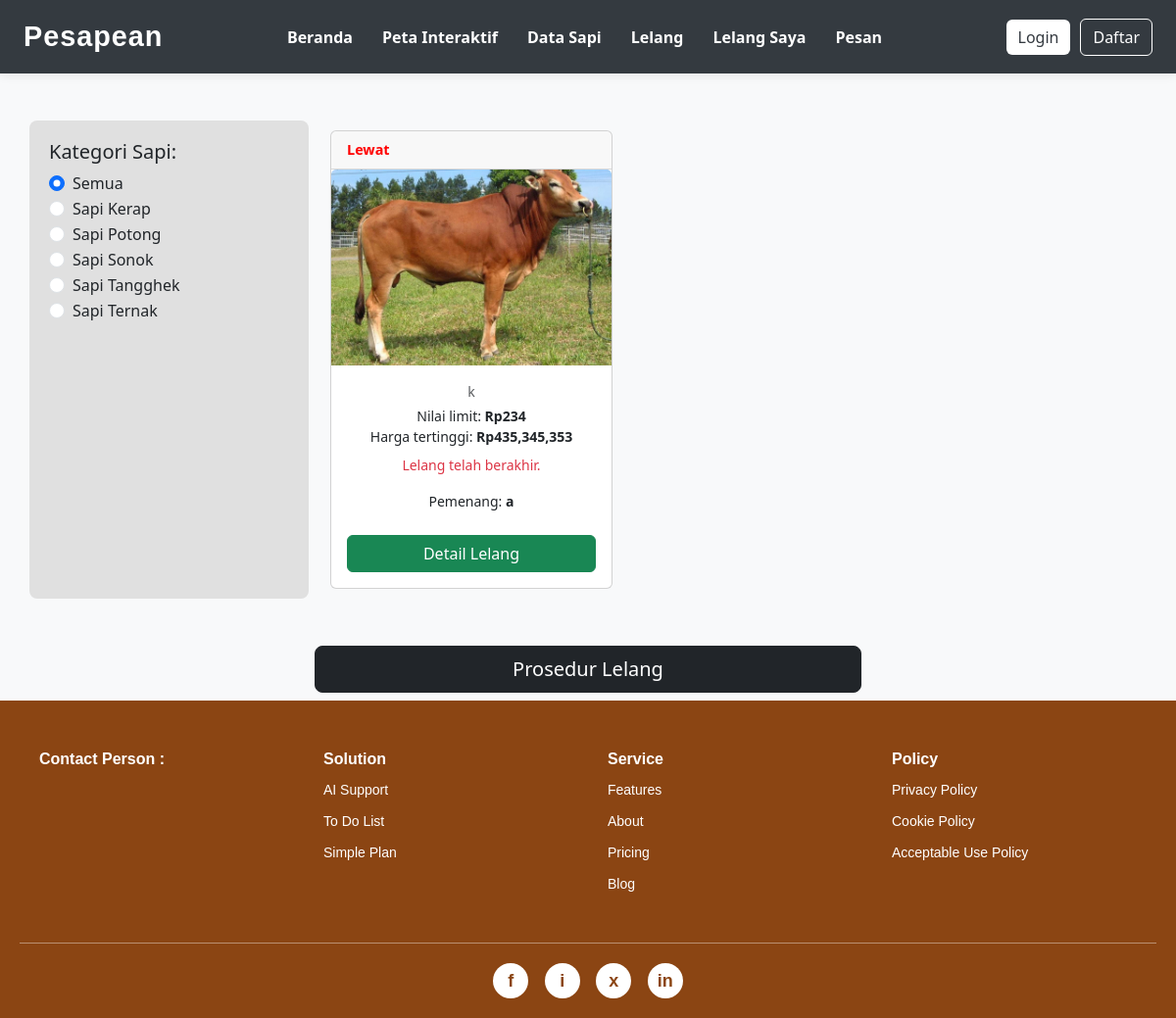
/pembeli/lelang.php, run on the app's committed database.
### tables this page shows
CREATE TABLE `macamsapi` (
  `id_macamSapi` int NOT NULL,
  `name` varchar(100) DEFAULT NULL
);

CREATE TABLE `data_sapi` (
  `id_sapi` int NOT NULL,
  `id_macamSapi` int DEFAULT NULL,
  `foto_sapi` varchar(255) DEFAULT NULL,
  `harga_sapi` int DEFAULT NULL,
  `nama_pemilik` varchar(100) DEFAULT NULL,
  `alamat_pemilik` varchar(255) DEFAULT NULL,
  `nomor_pemilik` varchar(20) DEFAULT NULL,
  `email_pemilik` varchar(100) DEFAULT NULL,
  `createdAt` datetime DEFAULT NULL,
  `updatedAt` datetime DEFAULT NULL,
  `latitude` varchar(50) DEFAULT NULL,
  `longitude` varchar(50) DEFAULT NULL,
  `jenis_kelamin` enum('jantan','betina') DEFAULT NULL,
  `id_user_penjual` int DEFAULT NULL
);

CREATE TABLE `lelang` (
  `id_lelang` int NOT NULL,
  `id_sapi` int DEFAULT NULL,
  `harga_awal` int DEFAULT NULL,
  `harga_tertinggi` int DEFAULT NULL,
  `id_penawaranTertinggi` int DEFAULT NULL,
  `batas_waktu` datetime DEFAULT NULL,
  `status` varchar(50) DEFAULT NULL,
  `approved_by_admin` tinyint(1) DEFAULT '0',
  `approved_at` datetime DEFAULT NULL,
  `id_admin_approver` int DEFAULT NULL,
  `createdAt` datetime DEFAULT NULL,
  `updatedAt` datetime DEFAULT NULL,
  `id_user` int DEFAULT NULL
);

CREATE TABLE `users` (
  `id_user` int NOT NULL,
  `username` varchar(50) DEFAULT NULL,
  `email` varchar(100) DEFAULT NULL,
  `password` varchar(100) DEFAULT NULL,
  `createdAt` datetime DEFAULT NULL,
  `updateAt` datetime DEFAULT NULL,
  `id_role` int DEFAULT NULL
);

### pembeli/lelang.php (the view, shortened to what this page needs)
<?php
include '../koneksi.php';
$loggedInUserId = isset($_SESSION['id_user']) ? $_SESSION['id_user'] : null;
mysqli_query($koneksi, "
    UPDATE lelang
    SET status = 'Lewat', updatedAt = NOW()
    WHERE batas_waktu < NOW() AND status = 'Aktif'
");
$queryKategori = mysqli_query($koneksi, "SELECT id_macamSapi, name FROM macamSapi ORDER BY name ASC");
$selectedKategori = isset($_GET['kategori']) ? $_GET['kategori'] : 'semua';
$queryDataSapi = mysqli_query($koneksi, "
    SELECT
        ds.id_sapi,
        ds.foto_sapi,
        ds.alamat_pemilik,
        ms.name AS kategori,
        l.id_lelang,
        l.harga_awal,
        l.harga_tertinggi,
        l.status,
        l.batas_waktu,
        u.username AS nama_penawar_tertinggi,
        u.id_user AS id_penawar_tertinggi -- Menambahkan ID penawar tertinggi
    FROM data_sapi ds
    INNER JOIN macamSapi ms ON ds.id_macamSapi = ms.id_macamSapi
    INNER JOIN lelang l ON ds.id_sapi = l.id_sapi
    LEFT JOIN Penawaran p ON l.id_penawaranTertinggi = p.id_penawaran -- Gabung dengan Penawaran
    LEFT JOIN users u ON p.id_user = u.id_user -- Gabung dengan users untuk detail penawar
    WHERE l.status != 'Pending' " .
    ($selectedKategori != 'semua' ? "AND ms.id_macamSapi = '" . mysqli_real_escape_string($koneksi, $selectedKategori) . "'" : "") . "
    ORDER BY l.createdAt DESC
");
?>
<!DOCTYPE html>
<html>
<head>
    <link rel="stylesheet" href="../style.css">
    <link href="https://cdn.jsdelivr.net/npm/bootstrap@5.3.3/dist/css/bootstrap.min.css" rel="stylesheet">
    <link rel="stylesheet" href="https://cdnjs.cloudflare.com/ajax/libs/font-awesome/6.5.0/css/all.min.css" />
</head>
<body class="bg-light">
    <header class="main-header">
        <nav class="navbar">
            <div class="logo">
                <a href="../pembeli/beranda.php">Pesapean</a>
            </div>
            <ul class="nav-links">
                <li><a href="../pembeli/beranda.php">Beranda</a></li>
                <li><a href="../pembeli/peta.php">Peta Interaktif</a></li>
                <li><a href="../pembeli/data_sapi.php?jenis=sonok">Data Sapi</a></li>
                <li><a href="../pembeli/lelang.php">Lelang</a></li>
                <li><a href="../pembeli/lelang_diikuti.php">Lelang Saya</a></li>
                <li><a href="../pembeli/pesan.php">Pesan</a></li>
            </ul>
            <div class="auth-links">
                <?php
                if (isset($_SESSION['id_user'])) {
                    echo '<a href="../auth/profile.php" class="btn btn-primary">Profile</a>';
                } else {
                    echo '<a href="../login.php" class="btn btn-primary">Login</a>';
                    echo '<a href="../register.php" class="btn btn-outline-primary">Daftar</a>';
                }
                ?>
            </div>
        </nav>
    </header>
    <div class="container mt-5">
        <div class="row">
            <div class="col-md-3 filter-box">
                <h5>Kategori Sapi:</h5>
                <form method="GET" action="">
                    <div class="form-check">
                        <input class="form-check-input" type="radio" name="kategori" id="semua" value="semua" onchange="this.form.submit()" <?= ($selectedKategori == 'semua') ? 'checked' : '' ?>>
                        <label class="form-check-label" for="semua">Semua</label>
                    </div>
                    <?php while ($kategori = mysqli_fetch_assoc($queryKategori)) : ?>
                        <div class="form-check">
                            <input class="form-check-input" type="radio" name="kategori" value="<?= htmlspecialchars($kategori['id_macamSapi']); ?>" id="kategori<?= htmlspecialchars($kategori['id_macamSapi']); ?>" onchange="this.form.submit()" <?= ($selectedKategori == $kategori['id_macamSapi']) ? 'checked' : '' ?>>
                            <label class="form-check-label" for="kategori<?= htmlspecialchars($kategori['id_macamSapi']); ?>">
                                <?= htmlspecialchars($kategori['name']); ?>
                            </label>
                        </div>
                    <?php endwhile; ?>
                </form>
            </div>
            <div class="col-md-9 d-flex flex-wrap">
                <?php while ($sapi = mysqli_fetch_assoc($queryDataSapi)) : ?>
                    <div class="card card-sapi">
                        <div class="card-header status <?= strtolower($sapi['status']); ?>">
                            <?= htmlspecialchars($sapi['status']); ?>
                        </div>
                        <img src="../uploads_sapi/<?= htmlspecialchars($sapi['foto_sapi']); ?>" class="card-img-top" alt="gambar sapi" style="height: 200px; object-fit: cover;">
                        <div class="card-body">
                            <p class="card-text text-center text-muted small mb-1"><?= htmlspecialchars($sapi['alamat_pemilik']); ?></p>
                            <p class="card-text text-center small mb-2">
                                Nilai limit: <strong>Rp<?= number_format($sapi['harga_awal']); ?></strong><br>
                                Harga tertinggi: <strong>Rp<?= number_format($sapi['harga_tertinggi']); ?></strong>
                            </p>
                            <?php if ($sapi['status'] == 'Aktif' || $sapi['status'] == 'Sedang') :
                            ?>
                                <?php if (!empty($sapi['nama_penawar_tertinggi'])) : ?>
                                    <p class="card-text text-center small mt-2">
                                        Penawar Tertinggi:
                                        <strong>
                                            <?= htmlspecialchars($sapi['nama_penawar_tertinggi']); ?>
                                            <?php if ($loggedInUserId && $sapi['id_penawar_tertinggi'] == $loggedInUserId) : ?>
                                                <span class="badge bg-success ms-1">Anda</span>
                                            <?php endif; ?>
                                        </strong>
                                    </p>
                                <?php else : ?>
                                    <p class="card-text text-center small mt-2 text-info">
                                        Belum ada penawaran.
                                    </p>
                                <?php endif; ?>
                            <?php elseif ($sapi['status'] == 'Lewat') : ?>
                                <p class="card-text text-center small mt-2 text-danger">
                                    Lelang telah berakhir.
                                </p>
                                <?php if (!empty($sapi['nama_penawar_tertinggi'])) : ?>
                                    <p class="card-text text-center small mt-1">
                                        Pemenang: <strong><?= htmlspecialchars($sapi['nama_penawar_tertinggi']); ?></strong>
                                    </p>
                                <?php else : ?>
                                    <p class="card-text text-center small mt-1">
                                        Tidak ada pemenang.
                                    </p>
                                <?php endif; ?>
                            <?php endif; ?>
                            <a href="../pembeli/detail.php?id=<?= htmlspecialchars($sapi['id_sapi']); ?>&id_lelang=<?= htmlspecialchars($sapi['id_lelang']); ?>" class="btn btn-success w-100 mt-2">Detail Lelang</a>
                        </div>
                    </div>
                <?php endwhile; ?>
            </div>
        </div>
        <div class="row mt-5">
            <div class="col text-center">
                <a href="prosedur.php" class="btn btn-dark btn-lg w-50 mb-2">Prosedur Lelang</a><br>
            </div>
        </div>
    </div>
    <?php include '../footer.php'; ?> <script src="https://cdn.jsdelivr.net/npm/bootstrap@5.3.3/dist/js/bootstrap.bundle.min.js"></script>
</body>
</html>

### style.css (style rules this page uses)
:root { --primary-color: #f0c040; --secondary-color: #333; --accent-color: #555; --background-light: #f8f8f8; --text-color: #333; --white-color: #ffffff; --border-radius: 8px; --transition-speed: 0.3s ease; }
body { background-color: var(--background-light); font-family: 'Open Sans', Arial, sans-serif; margin: 0; padding: 0; line-height: 1.6; color: var(--text-color); }
a { text-decoration: none; color: var(--primary-color); transition: color var(--transition-speed); }
.btn { display: inline-block; padding: 12px 25px; border: none; border-radius: 5px; cursor: pointer; font-size: 16px; font-weight: 600; transition: background-color var(--transition-speed), color var(--transition-speed); }
.btn-primary { background-color: var(--primary-color); color: var(--secondary-color); }
.main-header { background-color: var(--secondary-color); color: var(--white-color); padding: 15px 0; box-shadow: 0 2px 5px rgba(0, 0, 0, 0.1); }
.navbar { display: flex; justify-content: space-between; align-items: center; max-width: 1200px; margin: 0 auto; padding: 0 20px; }
.navbar .logo a { font-size: 28px; font-weight: 700; color: var(--primary-color); letter-spacing: 1px; }
.navbar .nav-links { list-style: none; margin: 0; padding: 0; display: flex; gap: 30px; }
.navbar .nav-links a { color: var(--white-color); font-weight: 600; font-size: 16px; position: relative; }
.navbar .nav-links a::after { content: ''; position: absolute; width: 0; height: 2px; background-color: var(--primary-color); left: 0; bottom: -5px; transition: width var(--transition-speed); }

### pembeli/lelang.php (style rules this page uses)
:root { --primary-color: #343a40; --secondary-color: #6c757d; --success-color: #28a745; --info-color: #17a2b8; --warning-color: #ffc107; --danger-color: #dc3545; --light-color: #f8f9fa; --dark-color: #343a40; --white-color: #ffffff; --border-color: #e9ecef; --shadow-color: rgba(0, 0, 0, 0.08); }
.filter-box { background-color: #e0e0e0; padding: 20px; border-radius: 8px; }
.card-sapi { width: 18rem; margin: 10px; }
.status { font-size: 0.9em; font-weight: bold; padding: 0.5rem 1rem; border-bottom: 1px solid rgba(0, 0, 0, .125); }
.status.lewat { color: red; }
.main-header { background-color: var(--primary-color); box-shadow: 0 2px 10px var(--shadow-color); padding: 1rem 0; margin-bottom: 2rem; }
.navbar { display: flex; justify-content: space-between; align-items: center; max-width: 1200px; margin: 0 auto; padding: 0 1.5rem; }
.navbar .logo a { font-family: 'Montserrat', sans-serif; font-size: 1.8rem; font-weight: 700; color: var(--white-color); text-decoration: none; transition: color 0.3s ease; }
.nav-links { list-style: none; margin: 0; padding: 0; display: flex; gap: 1.5rem; }
.nav-links li a { text-decoration: none; color: var(--white-color); font-weight: 600; padding: 0.5rem 0; transition: color 0.3s ease, border-bottom 0.3s ease; }
.auth-links { display: flex; gap: 10px; align-items: center; }
.auth-links .btn-primary { background-color: var(--white-color); color: var(--primary-color); border: none; }
.auth-links .btn-outline-primary { background-color: transparent; color: var(--white-color); border: 1px solid var(--white-color); }

### data on the page
macamsapi: id_macamSapi "☐ Sapi Kerap", name "Sapi Kerap"
macamsapi: id_macamSapi "☐ Sapi Potong", name "Sapi Potong"
macamsapi: id_macamSapi "☐ Sapi Sonok", name "Sapi Sonok"
macamsapi: id_macamSapi "☐ Sapi Tangghek", name "Sapi Tangghek"
macamsapi: id_macamSapi "☐ Sapi Ternak", name "Sapi Ternak"
data_sapi: lelang.status "Lewat", foto_sapi (picture), alamat_pemilik "k", lelang.harga_awal "234", lelang.harga_tertinggi "435,345,353", users.username "a"
